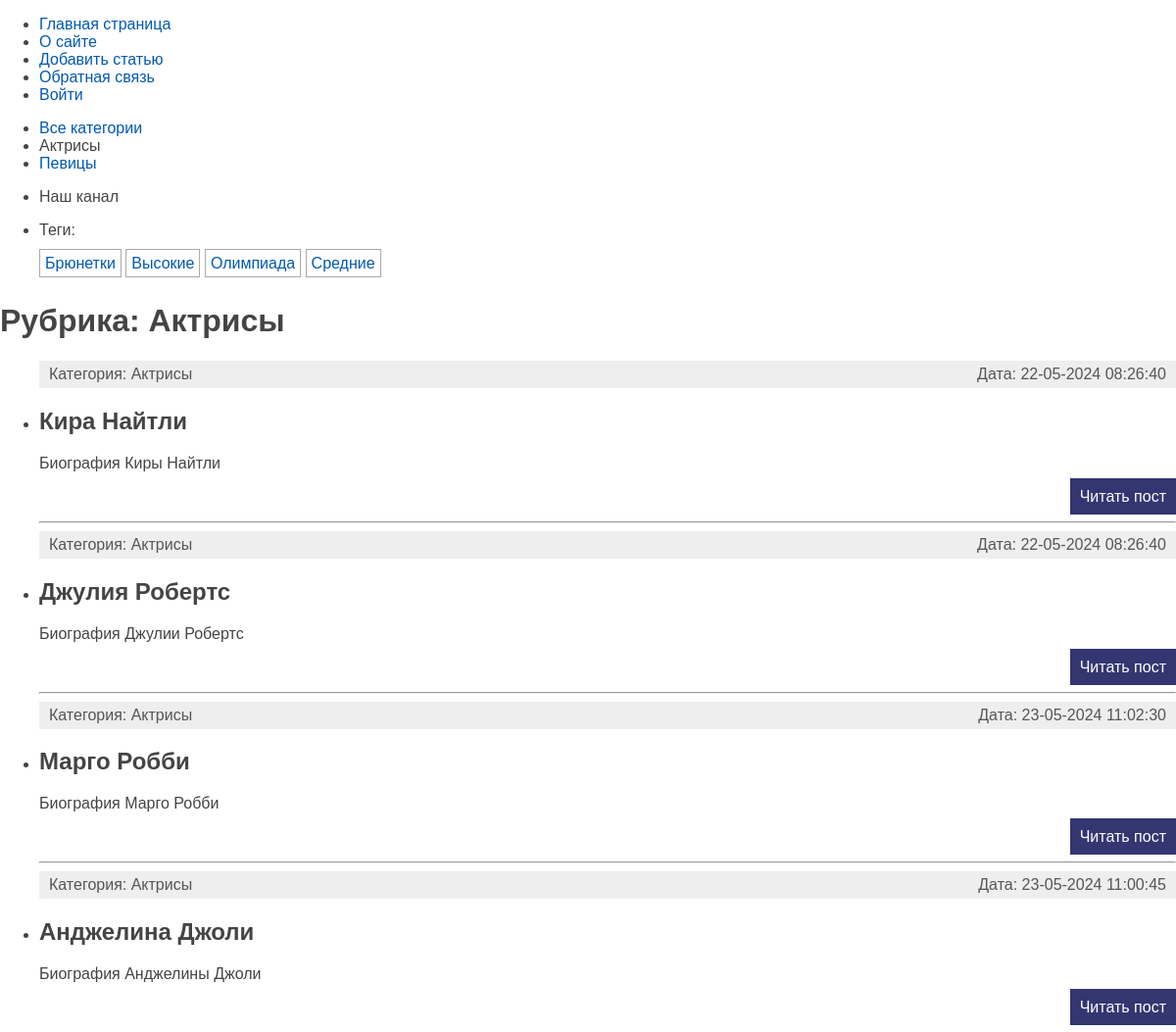
/category/actress/, run on the app's committed database.
### women/models.py (models this page shows, shortened)
class Category(models.Model):
    name = models.CharField(max_length=100, db_index=True, verbose_name = 'Категория')
    slug = models.SlugField(max_length=255, unique=True, db_index=True)
    class Meta:
        verbose_name = 'Категория'
        verbose_name_plural = 'Категории'
    def __str__(self):
        return self.name
    def get_absolute_url(self):
        return reverse("category", kwargs={"cat_slug": self.slug})

class TagPost(models.Model):
    tag = models.CharField(max_length=100, db_index=True)
    slug = models.SlugField(max_length=255, unique=True, db_index=True)
    def get_absolute_url(self):
        return reverse("tag", kwargs={"tag_slug": self.slug})

class Women(models.Model):
    class Status(models.IntegerChoices):
        DRAFT = 0, "Черновик"
        PUBLISHED = 1, "Опубликовано"
    title = models.CharField(max_length=255, verbose_name='Заголовок')
    slug = models.SlugField(max_length=255, unique=True, db_index=True, verbose_name='Slug')
    content = models.TextField(blank=True, verbose_name='Текст статьи')
    time_create = models.DateTimeField(auto_now_add=True, verbose_name='Время создания')
    time_update = models.DateTimeField(auto_now=True, verbose_name='Время изменения')
    is_published = models.BooleanField(choices=tuple(map(lambda x: (bool(x[0]), x[1]), Status.choices)),
                                       default=Status.DRAFT, verbose_name='Статус')
    cat = models.ForeignKey('Category', on_delete=models.PROTECT, related_name='posts', verbose_name='Категория')
    tags = models.ManyToManyField('TagPost', blank=True, related_name='tags', verbose_name='Теги')
    husband = models.OneToOneField('Husband', on_delete=models.SET_NULL, null=True,
                                   blank=True, related_name='wuman', verbose_name='Муж')
    objects = models.Manager()
    published = PublishedManager()
    class Meta:
        verbose_name = 'Известные женщины'
        verbose_name_plural = 'Известные женщины'
        ordering = ['-time_create']
        indexes = [
            models.Index(fields=['-time_create'])
        ]
    def get_absolute_url(self):
        return reverse("post", kwargs={"post_slug": self.slug})

### women/views.py (the view)
# urls.py: path('category/<slug:cat_slug>/', views.show_category, name='category'),
def show_category(request, cat_slug):
    category = get_object_or_404(Category, slug=cat_slug)
    posts = Women.published.filter(cat_id=category).select_related('cat')
    data = {
        'title': f'Рубрика: {category}',
        'menu': menu,
        'posts': posts,
        'cat_selected': category.pk,
    }
    return render(request, 'women/index.html', context=data)

### women/models.py (called while the page is built)
    def get_queryset(self):
        return super().get_queryset().filter(is_published=Women.Status.PUBLISHED)

### women/templatetags/women_tags.py (called while the page is built)
@register.inclusion_tag('women/list_categories.html')
def show_categories(cat_selected=0):
    cats = Category.objects.annotate(total=Count('posts')).filter(total__gt=0)
    return {"cats": cats, 'cat_selected': cat_selected}

@register.inclusion_tag('women/list_tags.html')
def show_all_tags():
    return {"tags": TagPost.objects.annotate(total=Count("tags")).filter(total__gt=0)}

### women/templates/women/index.html (shortened to what this page needs)
{% extends "base.html" %} {% block content %}
<h1>{{ title }}</h1>
<ul class="list-article">
  {% for p in posts %}
  <li>
    <div class="article-panel">
      <p class="first">Категория: {{p.cat.name}}</p>
      <p class="last">Дата: {{p.time_update|date:"d-m-Y H:i:s"}}</p>
    </div>
    <h2>{{ p.title }}</h2>
    {% autoescape off %}
    <p>{{ p.content|linebreaks|truncatewords:20 }}</p>
    {% endautoescape %}
    <p class="link-read-post">
      <a href="{{ p.get_absolute_url }}">Читать пост</a>
    </p>
    {% if not forloop.last %}
    <hr />
  </li>
  {% endif %} {% endfor %}
</ul>
{% endblock %}

### women/templates/women/list_categories.html
{% for cat in cats %} {% if cat.id == cat_selected %}
<li class="selected">{{cat.name}}</li>
{% else %}
<li><a href="{{ cat.get_absolute_url }}">{{cat.name}}</a></li>
{% endif %} {% endfor %}

### women/templates/women/list_tags.html
{% if tags %}
<p>Теги:</p>
<ul class="tags-list">
  {% for t in tags %}
  <li><a href="{{t.get_absolute_url}}">{{t.tag}}</a></li>
  {% endfor %}
</ul>
{% endif %}

### women/static/women/css/styles.css (style rules this page uses)
html, body { font-family: "Arial"; margin: 0; padding: 0; height: 100%; width: 100%; color: #444; }
a { color: #0059b2; text-decoration: none; }
p.link-read-post { text-align: right; }
p.link-read-post a { padding: 10px; min-width: 100px; background: #333671; color: #fff; text-decoration: none; }
div.article-panel { background: #eee; padding: 5px 10px 5px 10px; box-sizing: border-box; overflow: hidden; color: #555; }
div.article-panel p.first { margin: 0; float: left; }
div.article-panel p.last { margin: 0; float: right; }
ul.tags-list { width: 100%; margin: 0; padding: 0; list-style: none; }
ul.tags-list li { margin: 0; padding: 0 0 10px; display: inline-block; }
ul.tags-list li a { padding: 5px; font-size: 16px; border: 1px solid #aaa; }

### data on the page
Category: name "Актрисы"
Category: name "Певицы"
TagPost: tag "Брюнетки"
TagPost: tag "Высокие"
TagPost: tag "Олимпиада"
TagPost: tag "Средние"
Women: cat.name "Актрисы", time_update "22-05-2024 08:26:40", title "Кира Найтли", content "Биография Киры Найтли"
Women: cat.name "Актрисы", time_update "22-05-2024 08:26:40", title "Джулия Робертс", content "Биография Джулии Робертс"
Women: cat.name "Актрисы", time_update "23-05-2024 11:02:30", title "Марго Робби", content "Биография Марго Робби"
Women: cat.name "Актрисы", time_update "23-05-2024 11:00:45", title "Анджелина Джоли", content "Биография Анджелины Джоли"

### other printed values
{{ m.title }} "О сайте" "Добавить статью" "Обратная связь" "Войти"
{{ title }} "Рубрика: Актрисы"
